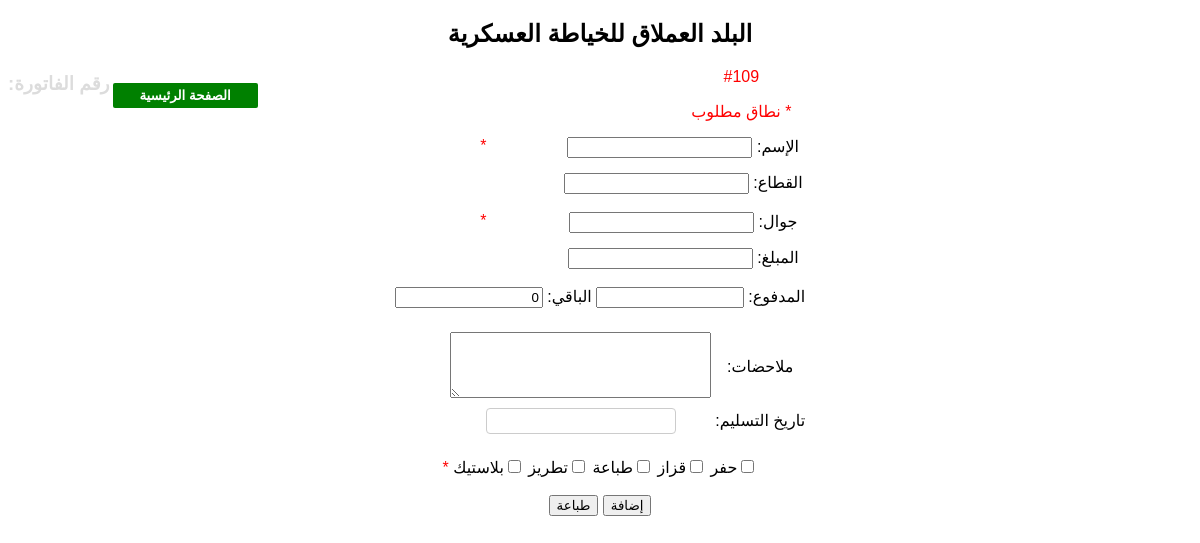
The page /law7atIsm.php on the database its author committed.
### tables this page shows
CREATE TABLE `altermahal` (
  `alterMahal_id` int(11) NOT NULL,
  `mahalName` text NOT NULL
);

CREATE TABLE `law7atism` (
  `law7atIsm_id` int(11) NOT NULL,
  `name` text NOT NULL,
  `qita3` text NOT NULL,
  `jawal` varchar(14) NOT NULL,
  `overall` float NOT NULL,
  `type` text NOT NULL,
  `paid` float NOT NULL,
  `baki` float NOT NULL,
  `notes` text NOT NULL,
  `dateOfCompletion` date NOT NULL
);

### law7atIsm.php (the view, shortened to what this page needs)
   <?php
   $host='localhost';
$username='root';
$password='';
$db_name='gicontra_sewingFactory';
 $conn= MySqli_connect($host, $username, $password)or die("cannot connect");
  MySqli_select_db($conn, $db_name)or die("cannot select DB");
mysqli_query($conn, "SET NAMES 'utf8'");
mysqli_query($conn, 'SET CHARACTER SET utf8');
$nameErr = $jawalErr = $typeErr = $dateErr="";
$name = $jawal = $type = $datepicker= $qita3=$overall=$paid= "";
?>
<!DOCTYPE HTML>
<html>
<head>
  <link rel="stylesheet" href="jquery-ui.css">
  <link rel="stylesheet" href="style.css">
</head>
<body dir="rtl" align="center" onload="doMathSub()">
<?php
$sql = "SELECT * FROM altermahal ORDER BY alterMahal_id DESC LIMIT 0, 1";
$result = $conn->query($sql);
if ($result->num_rows >=0) {
    while($row = $result->fetch_assoc()) {
$mahalName=$row['mahalName'];
echo '<h2 style="text-align:center;">'.$mahalName.'</h2>';
}
}
else{
echo "0 results";
}
?>
<h3 style="color:#DCDCDC; text-align:left;margin-top:5px;margin-bottom:0px;margin-left:0px;float:left">رقم الفاتورة:
</h3>
<?php
$sql = "SELECT * FROM law7atIsm ORDER BY law7atIsm_id DESC LIMIT 0, 1";
$result = $conn->query($sql);
if($result->num_rows==0)
{
    echo '<font color="red" align="right">'.'#1'.'</font>';
}
else
    if ($result->num_rows > 0) {
    while($row = $result->fetch_assoc()) {
$law7atIsm_id=$row['law7atIsm_id']+1;
echo '<font color="red" align="right">'.'#'.$law7atIsm_id.'</font>';
}
}
else
{
    echo "0 results";
}
?>
<table align="left">
    <tr>
<td>
<input type="button" value="الصفحة الرئيسية" class="homebutton" id="btnHome"
onClick="document.location.href='mainPage.php'" />
</td>
        </tr>
    </table>
<p><span class="error">* نطاق مطلوب</span></p>
<div style='width: 100%; padding 10px; margin: auto; text-align: center;'>
<form method="post" id="jsform" action="<?php echo htmlspecialchars($_SERVER["PHP_SELF"]);?>"  style="display: inline-block">
<div class="clr">
<div class="style0">
  الإسم: <input type="text" name="name" value="<?php if(isset($_POST['name'])){ echo htmlentities($_POST['name']);}?>" class="fullname required_field">
</div>
  <div class="style1">
  <span class="error">* <?php echo (isset($nameErr)? $nameErr:"");?></span>
  </div>
  </div>
    <br>
<br>
<div class="clr">
<div class="style0">
  القطاع: <input type="text" name="qita3" value="<?php echo (isset($qita3)? $qita3:""); ?>" style="align:center;float:none">
<br><br>
</div>
</div>
<div class="clr">
<div class="style0">
  جوال: <input type="text" name="jawal" value="<?php echo (isset($jawal)? $jawal:""); ?>" style="float:none">
  </div>
  <div class="style1">
  <span class="error">* <?php echo $jawalErr;?></span>
  </div>
  </div>
  <br><br>
  <div class="clr">
<div class="style0">
  المبلغ: <input type="text"  id="overall" name="overall" value="<?php echo $overall;?>">
</div>
</div>
<br>
<br>
<table style="align:right;margin-right:0px">
        <tr>
            <td>
  المدفوع: <input type="text" name="paid"  id="paid" value="<?php echo $paid;?>" onkeyup="doMathSub()" style="width:140px">
  </td>
<td>
  الباقي: <input type="text" name="baki" id="baki" style="width:140px" value="<?php (isset($baki)?  $baki:""); ?>">
 </td>
 </tr>
 </table>
 <br>
<table style="align:right;margin-right:0px">
    <tr>
        <td>
<label style="margin-top:5px;font-size:14;">ملاحضات:</label>
            </td>
            <td>
                <textarea name="notes" rows="4" cols="30"><?php echo (isset($notes) ? $notes:""); ?></textarea>
                </td>
        </tr>
    <tr>
<td>
<label style="margin-top:5px;font-size:14;">تاريخ التسليم:</label>
</td>
<td>
<input type="text" id="datepicker" name="datepicker" style="width:190px" value="<?php echo $datepicker;?>" autocomplete="off"></input>
</td>
        </tr>
    </table>
 <br>
  <input type="checkbox" name="type1" <?php if(isset($_POST['type1']) =="حفر"){echo ' checked="checked"'; } ?>  value="حفر">حفر
  <input type="checkbox" name="type2" <?php if(isset($_POST['type2']) =="قزاز"){echo ' checked="checked"'; } ?>  value="قزاز">قزاز
  <input type="checkbox" name="type3" <?php if(isset($_POST['type3']) =="طباعة"){echo ' checked="checked"'; } ?> value="طباعة">طباعة
  <input type="checkbox" name="type4" <?php if(isset($_POST['type4']) =="تطريز"){echo ' checked="checked"'; } ?> value="تطريز">تطريز
  <input type="checkbox" name="type5" <?php if(isset($_POST['type5']) =="بلاستيك"){echo ' checked="checked"'; } ?> value="بلاستيك">بلاستيك
  <span class="error">* <?php echo $typeErr;?></span>
<br><br>
  <input type="submit" name="addLaw7atIsm" value="إضافة">
  <input type="submit" name="print" value="طباعة" formaction="law7atIsm3.php">
</form>
</div>
</body>
</html>

### style.css (style rules this page uses)
body { font-family: Arial, Helvetica, sans-serif; }
table { font-size: 1em; }

### law7atIsm.php (style rules this page uses)
.error { color: #FF0000; }
form { text-align:center; }
.style0 { float:right; width:60%; overflow:hidden; }
.style1 { float:right; width:150px; overflow:hidden; }
.clr { clear:both; }
#btnHome { width: 145px; background-color: green; color: white; padding: 5px 10px; margin: 12px 30px 4px 0px; border: none; border-radius: 2px; cursor: pointer; font-weight:bold; font-size:21; }
#datepicker { width: 80px; height:7px; padding: 12px 15px; margin: 2px 0; display: inline-block; border: 1px solid #ccc; border-radius: 4px; box-sizing: border-box; }

### rows shown on the page
altermahal: mahalName "البلد العملاق للخياطة العسكرية"
law7atism: law7atIsm_id "109"
